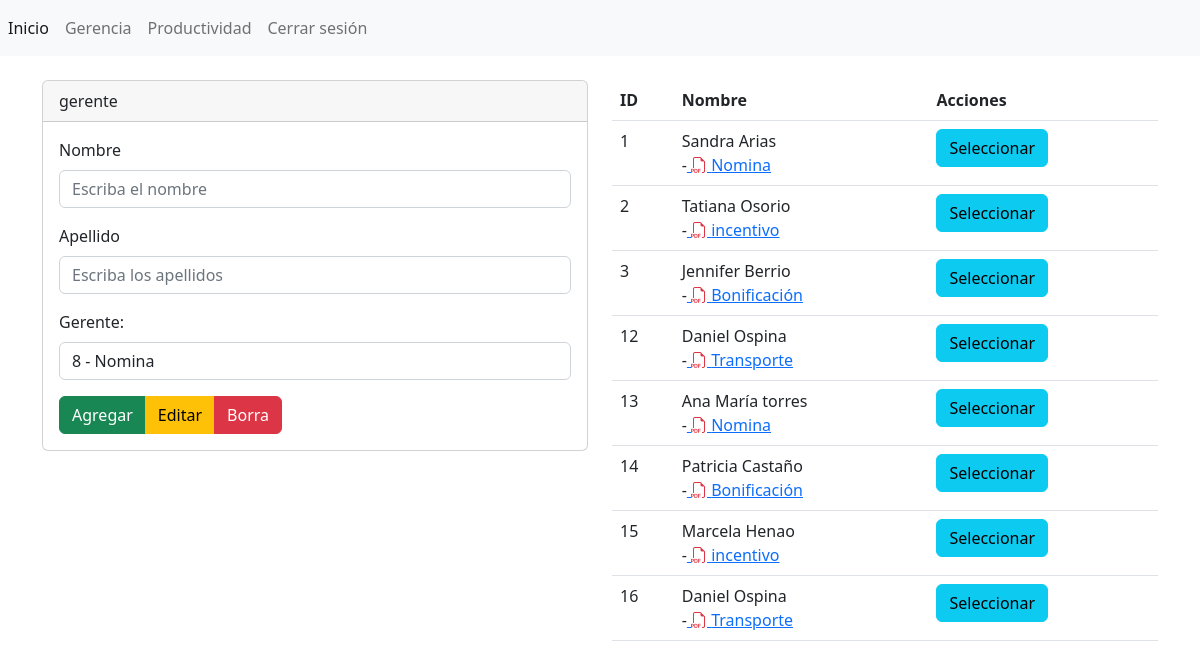
/secciones/vista_gerente.php (signed in), run on the app's committed database.
### tables this page shows
CREATE TABLE `gerente` (
  `id` int(11) NOT NULL,
  `nombre` varchar(255) NOT NULL,
  `apellido` varchar(255) NOT NULL
);

CREATE TABLE `productividad` (
  `id` int(11) NOT NULL,
  `nombre_Productividad` varchar(255) NOT NULL
);

### secciones/gerente.php (called while the page is built, shortened)
<?php
$conexionBD=BD::crearInstancia();
$nombre=isset($_POST['nombre'])?$_POST['nombre']:'';
$apellido=isset($_POST['apellido'])?$_POST['apellido']:'';
$sql="SELECT * FROM gerente";
$listaGerente=$conexionBD->query($sql);
$gerente=$listaGerente->fetchAll();
foreach($gerente as $clave => $Gerente){
    $sql="SELECT * FROM productividad
    WHERE id IN (SELECT idproductividad FROM sueldo WHERE idgerente=:idgerente)";
    $consulta=$conexionBD->prepare($sql);
    $consulta->bindParam(':idgerente',$Gerente['id']);
    $consulta->execute();
    $sueldo=$consulta->fetchAll();
    $gerente[$clave]['productividad']=$sueldo;
}
$sql="SELECT * FROM productividad";
$listaproductividad=$conexionBD->query($sql);
$productividad=$listaproductividad->fetchAll();
?>

### secciones/vista_gerente.php (the view, shortened to what this page needs)
<?php include("../templates/cabecera.php"); ?>
<?php include('../secciones/gerente.php');?>
<div class="row">
    <div class="col-6">
        <form action="" method="post">
        <div class="card">
            <div class="card-header">
                gerente
            </div>
            <div class="card-body">
            <div class="mb-3">
              <label for="nombre" class="form-label">Nombre</label>
              <input type="text"
                class="form-control" name="nombre" value="<?php echo $nombre;?>" id="nombre" aria-describedby="helpId" placeholder="Escriba el nombre">
            </div>
            <div class="mb-3">
              <label for="apellido" class="form-label">Apellido</label>
              <input type="text"
                class="form-control" name="apellido" value="<?php echo $apellido;?>" id="apellido" aria-describedby="helpId" placeholder="Escriba los apellidos">
            </div>
            <div class="mb-3">
              <label for="" class="form-label">Gerente:</label>
              <select multlipe class="form-control" name="productividad[]" id="listaproductividad">
                <?php foreach($productividad as $sueldo){ ?>
                   <option
                   <?php
                       if(!empty($arregloproductividad)):
                           if(in_array($sueldo['id'],$arregloproductividad)):
                                echo 'selected';
                           endif;
                       endif
                   ?>
                   value="<?php echo $sueldo['id'];?>" >
                   <?php echo $sueldo['id'];?> - <?php echo $sueldo['nombre_Productividad'];?>
                   </option>
                <?php } ?>
              </select>
            </div>
            <div class="btn-group" role="group" aria-label="">
                <button type="submit" name="accion" value="agregar" class="btn btn-success">Agregar</button>
                <button type="submit" name="accion" value="editar" class="btn btn-warning">Editar</button>
                <button type="submit" name="accion" value="borrar" class="btn btn-danger">Borra</button>
            </div>
            </div>
        </div>
        </form>
    </div>
    <div class="col-6">
            <table class="table">
                <thead>
                    <tr>
                        <th>ID</th>
                        <th>Nombre</th>
                        <th>Acciones</th>
                    </tr>
                </thead>
                <tbody>
                <?php foreach($gerente as $gerente): ?>
                    <tr>
                        <td><?php echo $gerente['id'];?></td>
                        <td>
                            <?php echo $gerente['nombre'];?> <?php echo $gerente['apellido'];?>
                            <br/>
                            <?php foreach($gerente["productividad"] as $sueldo){ ?>
                                   -<a href="sueldo.php?idproductividad=<?php echo $sueldo['id']; ?>&idgerente=<?php echo $gerente["id"];?>">
                                   <i class="bi bi-filetype-pdf text-danger"></i> <?php echo $sueldo['nombre_Productividad']; ?>
                            </a><br/>
                            <?php }  ?>
                        </td>
                        <td>
                        <form action="" method="post">
                            <input type="submit" value="Seleccionar" name="accion" class="btn btn-info">
                        </form>
                        </td>
                    </tr>
                   <?php endforeach; ?>
                </tbody>
            </table>
        </div>
    </div>
</div>
<link href="https://cdn.jsdelivr.net/npm/tom-select@2.1.0/dist/css/tom-select.css" rel="stylesheet">
<?php include("../templates/pie.php"); ?>

### templates/cabecera.php (shortened to what this page needs)
<!doctype html>
<html lang="es">
  <head>
    <link rel="stylesheet" href="https://cdn.jsdelivr.net/npm/bootstrap@5.2.0-beta1/dist/css/bootstrap.min.css">
    <Link rel="stylesheet"
     href="https://cdn.jsdelivr.net/npm/bootstrap-icons@1.8.1/font/bootstrap-icons.css"
     />
</head>
<body>
   <nav class="navbar navbar-expand navbar-light bg-light">
   <div class="nav navbar-nav">
             <a class="nav-item nav-link active" href="index.php">Inicio </a>
             <a class="nav-item nav-link" href="vista_gerente.php">Gerencia</a>
             <a class="nav-item nav-link" href="vista_productividad.php">Productividad</a>
             <a class="nav-item nav-link" href="cerrar.php">Cerrar sesión</a>
         </div>
      </nav>
  <div class="container">

### templates/pie.php (shortened to what this page needs)
   </body>
</html>

### data on the page
gerente: id "1", nombre "Sandra", apellido "Arias"
productividad: nombre_Productividad "Nomina"
gerente: id "2", nombre "Tatiana", apellido "Osorio"
productividad: nombre_Productividad "incentivo"
gerente: id "3", nombre "Jennifer", apellido "Berrio"
productividad: nombre_Productividad "Bonificación"
gerente: id "12", nombre "Daniel", apellido "Ospina"
productividad: nombre_Productividad "Transporte"
gerente: id "13", nombre "Ana María", apellido "torres"
gerente: id "14", nombre "Patricia", apellido "Castaño"
gerente: id "15", nombre "Marcela", apellido "Henao"
gerente: id "16", nombre "Daniel", apellido "Ospina"

### other printed values
form field value "8 - Nomina"
